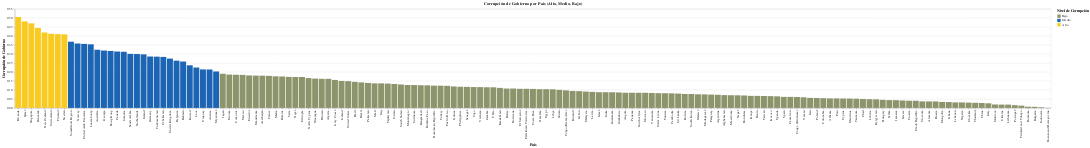

Notebook code cell kept with this figure:
### Markdown cell above
## 5. Gráfica de la corrupción de cada país

### Code cell
# Definir los umbrales para alto, medio y bajo
bins = [df["Trust (Government Corruption)"].min(), 0.2, 0.4, df["Trust (Government Corruption)"].max()]
labels = ["Bajo", "Medio", "Alto"]

df["Corrupción Nivel"] = pd.cut(df["Trust (Government Corruption)"], bins=bins, labels=labels, include_lowest=True)

color_map = {"Bajo": colors[2], "Medio": colors[0], "Alto": colors[1]}

graph5 = (
    alt.Chart(df)
    .mark_bar()
    .encode(
        x=alt.X("Country:N", sort="-y", title="País"),
        y=alt.Y("Trust (Government Corruption):Q", title="Corrupción de Gobierno"),
        color=alt.Color("Corrupción Nivel:N", scale=alt.Scale(domain=list(color_map.keys()), range=list(color_map.values())), title="Nivel de Corrupción"),
        tooltip=["Country", "Region", "Trust (Government Corruption)", "Corrupción Nivel"],
    )
    .properties(title="Corrupción de Gobierno por País (Alto, Medio, Bajo)")
)
graph5.display(width=1200, height=400)

### Figure 1 — Vega-Lite specification as saved in the notebook (floating-point values rounded to 4 significant figures; data arrays with more than 128 entries replaced by an {"elided": "..."} marker saying what was removed)
{"config": {"view": {"continuousWidth": 300, "continuousHeight": 300}}, "data": {"name": "data-50760d807110c6803a9ac19c390f7078"}, "mark": {"type": "bar"}, "encoding": {"color": {"field": "Corrupción Nivel", "scale": {"domain": ["Bajo", "Medio", "Alto"], "range": ["#8c946c", "#1c64b4", "#f9cb22"]}, "title": "Nivel de Corrupción", "type": "nominal"}, "tooltip": [{"field": "Country", "type": "nominal"}, {"field": "Region", "type": "nominal"}, {"field": "Trust (Government Corruption)", "type": "quantitative"}, {"field": "Corrupción Nivel", "type": "ordinal"}], "x": {"field": "Country", "sort": "-y", "title": "País", "type": "nominal"}, "y": {"field": "Trust (Government Corruption)", "title": "Corrupción de Gobierno", "type": "quantitative"}}, "title": "Corrupción de Gobierno por País (Alto, Medio, Bajo)", "$schema": "https://vega.github.io/schema/vega-lite/v5.8.0.json", "datasets": {"data-50760d807110c6803a9ac19c390f7078": {"elided": "157 records"}}}
